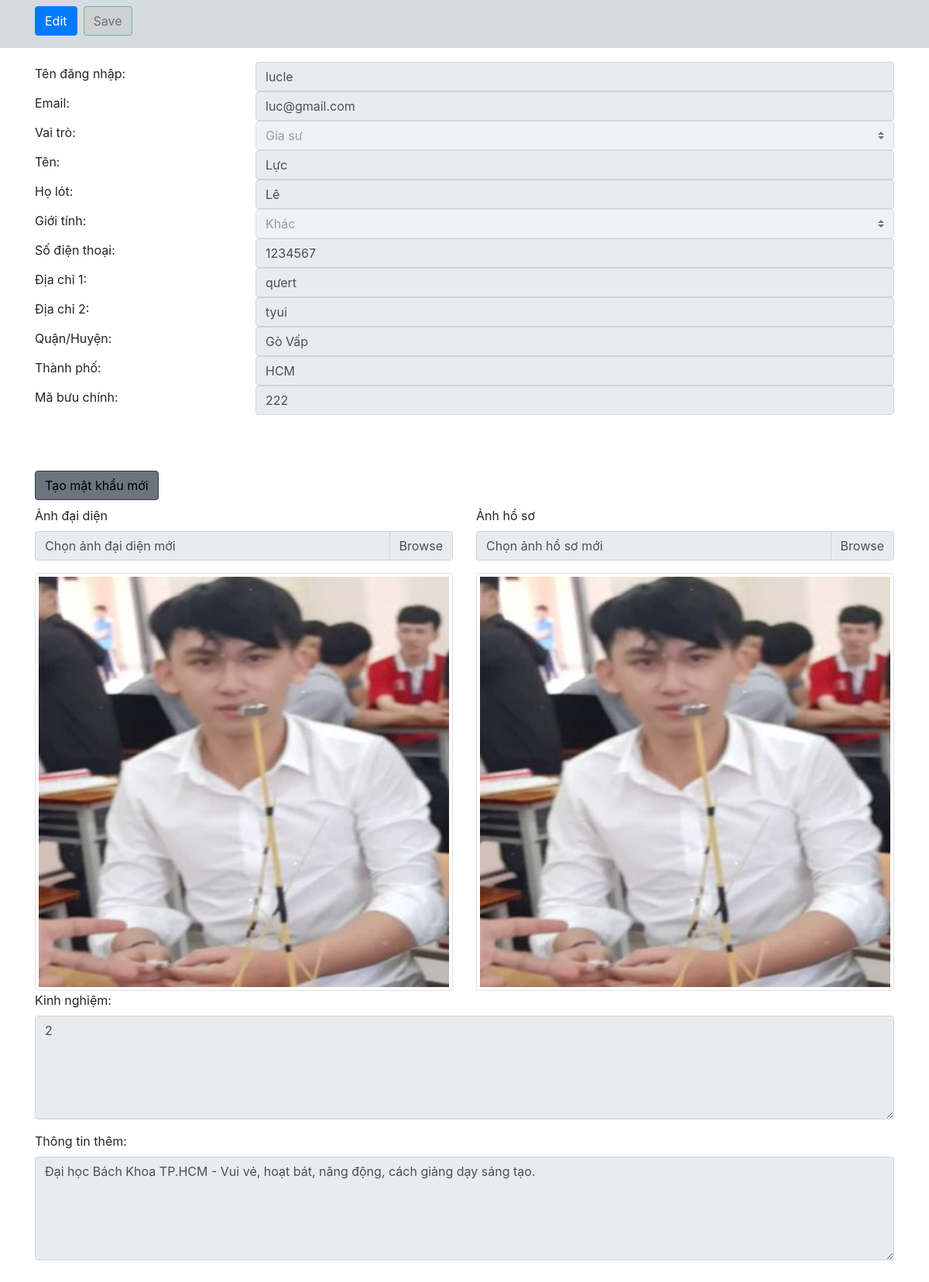
/server/multi_login/admin/show_user_info.php?user_id=3 (signed in), run on the app's committed database.
### tables this page shows
CREATE TABLE `users_info` ( 
    `user_info_id` int(10) NOT NULL AUTO_INCREMENT,
    `first_name` varchar(100), 
    `last_name` varchar(100), 
    `gender` varchar(100), 
    `phone_number` varchar(100), 
    `address_1` varchar(100), 
    `address_2` varchar(100),
    `district`varchar(100),
    `city`  varchar(100),
    `post_code` varchar(100),
    `user_id` int(10), 
    FOREIGN KEY(user_id) REFERENCES users(id)
    ON DELETE CASCADE,
    PRIMARY KEY (user_info_id) );

CREATE TABLE `users` ( 
    `id` int(10) NOT NULL AUTO_INCREMENT, 
    `username` varchar(100) NOT NULL, 
    `email` varchar(100) NOT NULL, 
    `password` varchar(100) NOT NULL, 
    `user_type` varchar(100) NOT NULL , 
    PRIMARY KEY (id) );

CREATE TABLE `tutor_profile` ( 
    `tutor_profile_id` int(10) NOT NULL AUTO_INCREMENT,
    `experience` varchar(100), 
    `info` varchar(100), 
    `avatar_image` varchar(100) , 
    `profile_image` varchar(100) , 
    `user_id` int(10), 
    FOREIGN KEY(user_id) REFERENCES users(id)         
    ON DELETE CASCADE,
    PRIMARY KEY (tutor_profile_id) );

### server/multi_login/admin/show_user_info.php (the view, shortened to what this page needs)
<?php require "../config.php"; ?>
<?php
$user_id = $_GET['user_id'];
?>
<?php
include('../functions/functions.php');
?>
<!DOCTYPE html>
<html lang="en" class="user-info">
<head>
    <link rel="stylesheet" href="https://cdn.jsdelivr.net/npm/bootstrap@4.5.3/dist/css/bootstrap.min.css">
    <link rel="stylesheet" href="https://netdna.bootstrapcdn.com/font-awesome/4.0.3/css/font-awesome.css">
    <link rel="stylesheet" href="./style.css">
</head>
<body>
    <div class="container mb-5">
        <nav class="navbar fixed-top navbar-light" style="background-color: #d6dbe1;">
            <div class="container mb-2">
                <div class="row">
                    <div class="col-sm-12 d-flex justify-content-end align-items-center">
                        <button onclick="enableEdit('input-info');" class="btn btn-primary mr-2" name="button-edit">Edit
                        </button>
                        <button disabled onclick="confirmSaveInfo()" type="submit" class="btn btn-success btn-outline-dark" id="save" name="btn-save" style="background-color: #ccc">Save
                        </button>
                    </div>
                </div>
            </div>
        </nav>
    </div>
    <form style="margin-top: 5rem;" class="edit-form" method="POST" onsubmit="event.preventDefault()">
        <?php
        $sql = "SELECT * FROM users, users_info WHERE user_id=$user_id AND id=$user_id";
        $result = mysqli_query($con, $sql);
        if (mysqli_num_rows($result) > 0) {
            while ($row = mysqli_fetch_array($result, MYSQLI_ASSOC)) { ?>
                <div class="container form-group">
                    <div class="row">
                        <div class="col-sm-3 d-flex justify-content-start align-items-center">
                            <label for="username">Tên đăng nhập:</label>
                        </div>
                        <div class="col-sm-9">
                            <input name="username" id="username" class="input-info form-control" disabled type="text" value="<?php echo $row['username'] ?>">
                        </div>
                        <div class="col-sm-3 d-flex justify-content-start align-items-center">
                            <label for="email">Email:</label>
                        </div>
                        <div class="col-sm-9">
                            <input name="email" id="email" class="input-info form-control" disabled type="email" value="<?php echo $row['email'] ?>">
                        </div>
                        <div class="col-sm-3 d-flex justify-content-start align-items-center">
                            <label for="user_type">Vai trò:</label>
                        </div>
                        <div class="col-sm-9">
                            <?php
                            if (strval($row['user_type']) == 'tutor') { ?>
                                <select onchange="changeUserTypeShow();" name="user_type" id="<?php echo $row['id'] ?>" class="input-info user_type-class custom-select" disabled>
                                    <option selected value="tutor">Gia sư</option>
                                </select>
                            <?php
                            } else if (strval($row['user_type']) == 'user') { ?>
                                <select onchange="changeUserTypeShow();" name="user_type" id="<?php echo $row['id'] ?>" class="input-info user_type-class custom-select" disabled>
                                    <option value="tutor">Gia sư</option>
                                    <option selected value="user">Học viên</option>
                                </select>
                            <?php
                            }
                            ?>
                        </div>
                        <div class="col-sm-3 d-flex justify-content-start align-items-center">
                            <label for="fname">Tên:</label>
                        </div>
                        <div class="col-sm-9">
                            <input name="fname" id="fname" class="input-info form-control" disabled type="text" value="<?php echo $row['first_name'] ?>">
                        </div>
                        <div class="col-sm-3 d-flex justify-content-start align-items-center">
                            <label for="lname">Họ lót:</label>
                        </div>
                        <div class="col-sm-9">
                            <input name="lname" id="lname" class="input-info form-control" disabled type="text" value="<?php echo $row['last_name'] ?>">
                        </div>
                        <div class="col-sm-3 d-flex justify-content-start align-items-center">
                            <label for="gender">Giới tính:</label>
                        </div>
                        <div class="col-sm-9">
                            <?php
                            if (strval($row['gender']) == 'male') { ?>
                                <select name="gender" id="gender" class="input-info gender-class custom-select" disabled>
                                    <option selected value="male">Nam</option>
                                    <option value="female">Nữ</option>
                                    <option value="other">Khác</option>
                                </select>
                            <?php
                            } else { ?>
                                <select name="gender" id="gender" class="input-info gender-class custom-select" disabled>
                                    <option selected value="other">Khác</option>
                                </select>
                            <?php
                            }
                            ?>
                        </div>
                        <div class="col-sm-3 d-flex justify-content-start align-items-center">
                            <label for="phone_number">Số điện thoại:</label>
                        </div>
                        <div class="col-sm-9">
                            <input name="phone_number" id="phone_number" class="input-info form-control" disabled type="number" value="<?php echo $row['phone_number'] ?>">
                        </div>
                        <div class="col-sm-3 d-flex justify-content-start align-items-center">
                            <label for="address_1">Địa chỉ 1:</label>
                        </div>
                        <div class="col-sm-9">
                            <input name="address_1" id="address_1" class="input-info form-control" disabled type="text" value="<?php echo $row['address_1'] ?>">
                        </div>
                        <div class="col-sm-3 d-flex justify-content-start align-items-center">
                            <label for="address_2">Địa chỉ 2:</label>
                        </div>
                        <div class="col-sm-9">
                            <input name="address_2" id="address_2" class="input-info form-control" disabled type="text" value="<?php echo $row['address_2'] ?>">
                        </div>
                        <div class="col-sm-3 d-flex justify-content-start align-items-center">
                            <label for="district">Quận/Huyện:</label>
                        </div>
                        <div class="col-sm-9">
                            <input name="district" id="district" class="input-info form-control" disabled type="text" value="<?php echo $row['district'] ?>">
                        </div>
                        <div class="col-sm-3 d-flex justify-content-start align-items-center">
                            <label for="city">Thành phố:</label>
                        </div>
                        <div class="col-sm-9">
                            <input name="city" id="city" class="input-info form-control" disabled type="text" value="<?php echo $row['city'] ?>">
                        </div>
                        <div class="col-sm-3 d-flex justify-content-start align-items-center">
                            <label for="post_code">Mã bưu chính:</label>
                        </div>
                        <div class="col-sm-9">
                            <input name="post_code" id="post_code" class="input-info form-control" disabled type="number" value="<?php echo $row['post_code'] ?>">
                        </div>
                    </div>
                    <div></div><br><br><br>
                    <div>
                        <div class="row">
                            <div class="col-sm-3">
                                <div>
                                    <input class="btn btn-secondary btn-outline-dark" name="new_password" id="new_password" type="button" style="color: black" value="Tạo mật khẩu mới" onclick="
                                    loadFile('new-password', 'form_create_password.php');
                                    document.getElementById('new_password').setAttribute('disabled', true);">
                                </div>
                            </div>
                            <div class="col-sm-9">
                            </div>
                        </div>
                    </div>
                    <div class="show_profile">
                        <?php
                        if ($row['user_type'] == 'tutor') {
                            $sql = "SELECT * FROM tutor_profile WHERE user_id=$user_id";
                            $result = mysqli_query($con, $sql);
                            if (mysqli_num_rows($result) > 0) {
                                while ($row = mysqli_fetch_array($result, MYSQLI_ASSOC)) { ?>
                                    <div class="row">
                                        <div class="col-sm-6 d-flex justify-content-start mt-2">
                                            <label for="avatar_image">Ảnh đại diện</label>
                                        </div>
                                        <div class="col-sm-6 d-flex justify-content-start mt-2">
                                            <label for=" profile_image">Ảnh hồ sơ</label>
                                        </div>
                                        <div class="col-sm-6">
                                            <div class="custom-file mb-3">
                                                <label class="custom-file-label" for="avatar_image">Chọn ảnh đại diện mới</label>
                                            </div>
                                            <div class="img-container">
                                                <img class="ava-pro-img-format img-fluid img-thumbnail" id="avatar_image_1" src="../../resource/img_avatar/<?php echo $row['avatar_image'] ?>" alt="avatar">
                                            </div>
                                        </div>
                                        <div class="col-sm-6">
                                            <div>
                                                <div class="custom-file mb-3">
                                                    <label class="custom-file-label" for="profile_image">Chọn ảnh hồ sơ mới</label>
                                                </div>
                                                <div class="img-container">
                                                    <img class="ava-pro-img-format img-fluid img-thumbnail" id="profile_image_1" src="../../resource/img_profile/<?php echo $row['profile_image'] ?>" alt="profile">
                                                </div>
                                            </div>
                                        </div>
                                        <div class="col-sm-12">
                                            <div class="form-group">
                                                <label for="experience">Kinh nghiệm:</label>
                                                <textarea class="form-control input-info experience" disabled rows="5" name="experience"><?php echo $row['experience']; ?></textarea>
                                            </div>
                                        </div>
                                        <div class="col-sm-12">
                                            <div class="form-group">
                                                <label for="info">Thông tin thêm:</label>
                                                <textarea class="form-control input-info info" disabled rows="5" name="info"><?php echo $row['info']; ?></textarea>
                                            </div>
                                        </div>
                                    </div>
                                    <?php
                                }
                            }
                        }
                    }
                }
                ?>
                    </div>
                </div>
    </form>
</body>
</html>

### server/multi_login/admin/style.css (style rules this page uses)
.ava-pro-img-format { position: absolute; top: 0; bottom: 0; left: 0; right: 0; width: 100%; height: 100%; object-position: center; }
.img-container { position: relative; width: 100%; }
.img-container::after { content: ""; display: block; padding-bottom: 100%; }

### server/multi_login/admin/show_user_info.php (style rules this page uses)
.ava-pro-img-format { position: absolute; top: 0; bottom: 0; left: 0; right: 0; width: 100%; height: 100%; object-position: center; }
.img-container { position: relative; width: 100%; }
.img-container::after { content: ""; display: block; padding-bottom: 100%; }

### data on the page
users_info: username "lucle", email "luc@gmail.com", user_type "Gia sư", fname "Lực", lname "Lê", phone_number "1234567", address_1 "qưert", address_2 "tyui", district "Gò Vấp", city "HCM", post_code "222"
tutor_profile: avatar_image (picture), profile_image (picture), experience "2", info "Đại học Bách Khoa TP.HCM - Vui vẻ, hoạt bát, năng động, cách giảng dạy sáng tạo."
